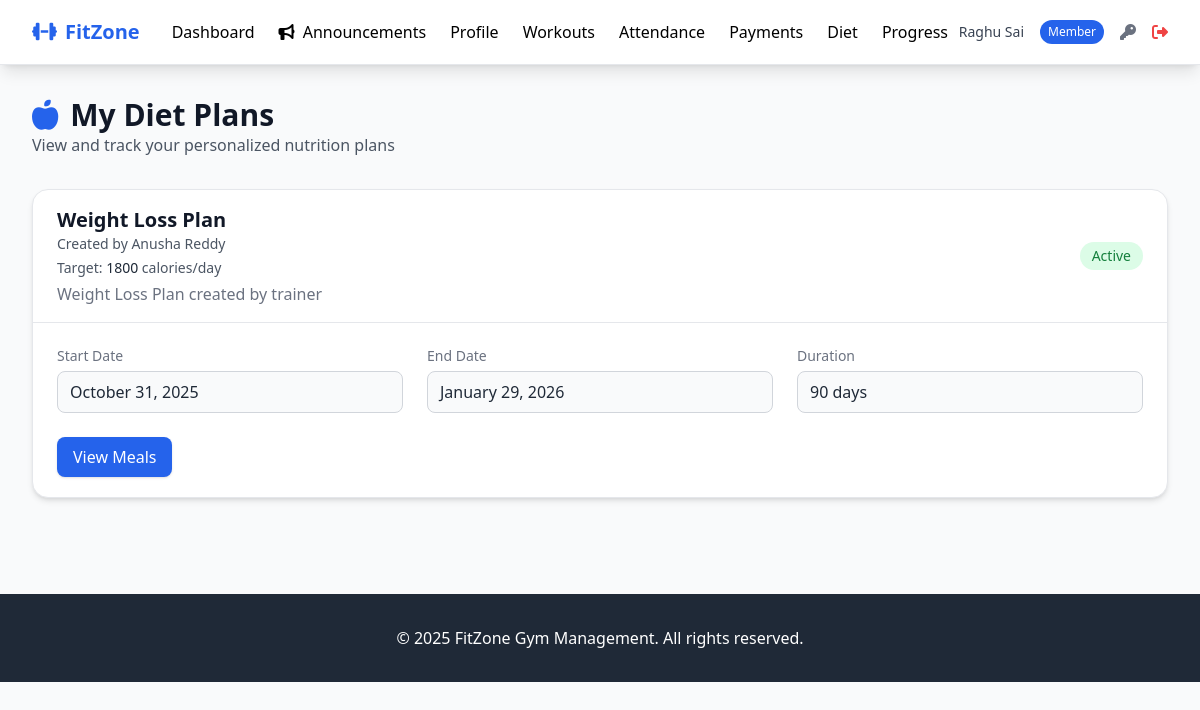
/member/diet (signed in), run on an earlier commit of the app's database.
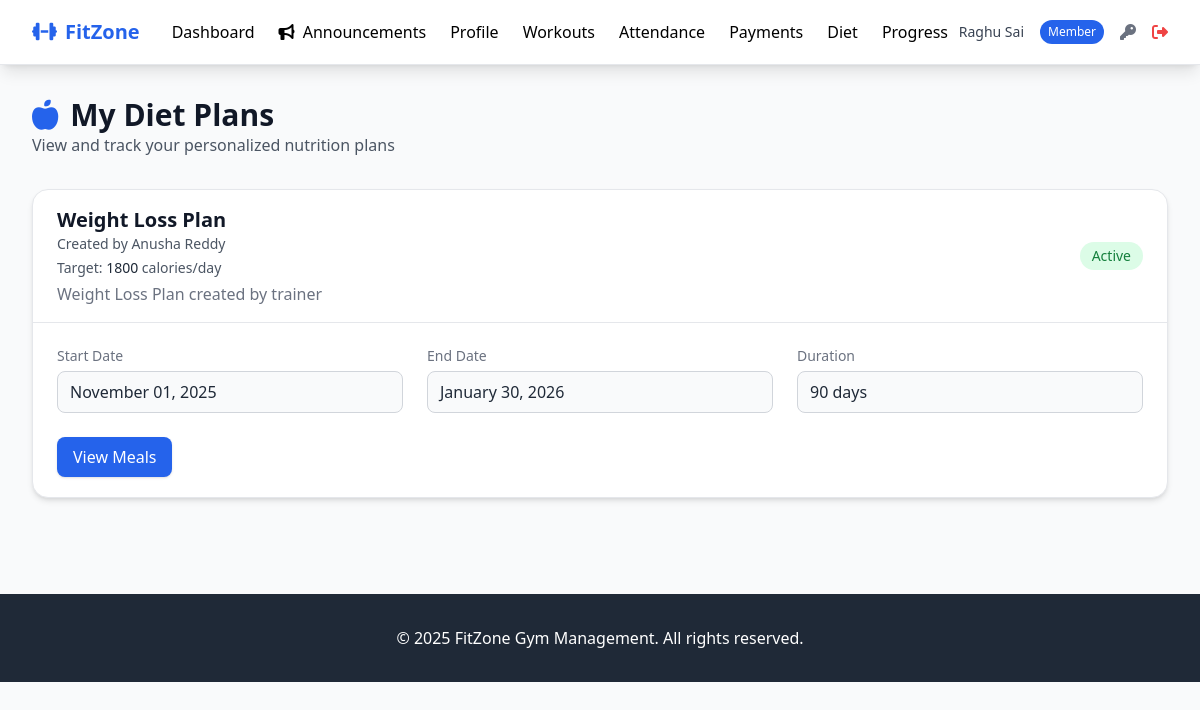
And on a later commit of the database.
### tables this page shows
CREATE TABLE diet_plans (
            id INTEGER PRIMARY KEY AUTOINCREMENT,
            member_id INTEGER NOT NULL,
            trainer_id INTEGER,
            name TEXT NOT NULL,
            description TEXT,
            total_calories INTEGER,
            start_date DATE,
            end_date DATE,
            is_active BOOLEAN DEFAULT 1,
            created_at TIMESTAMP DEFAULT CURRENT_TIMESTAMP,
            FOREIGN KEY (member_id) REFERENCES members (id),
            FOREIGN KEY (trainer_id) REFERENCES trainers (id)
        );

CREATE TABLE users (
            id INTEGER PRIMARY KEY AUTOINCREMENT,
            username TEXT UNIQUE NOT NULL,
            email TEXT UNIQUE NOT NULL,
            password_hash TEXT NOT NULL,
            role TEXT NOT NULL CHECK (role IN ('admin', 'member', 'trainer')),
            full_name TEXT NOT NULL,
            phone TEXT,
            is_active BOOLEAN DEFAULT 1,
            created_at TIMESTAMP DEFAULT CURRENT_TIMESTAMP,
            updated_at TIMESTAMP DEFAULT CURRENT_TIMESTAMP
            -- reset_token TEXT,
            -- reset_token_expires TEXT
        );

### app/routes/member_routes.py (the view)
@member_routes_bp.route('/diet')
@login_required
@member_required
def diet():
    try:
        user_id = session.get('user_id')
        if not user_id:
            current_app.logger.warning("No user_id in session when loading diet page.")
            flash('Please log in to view diet plans.')
            return redirect(url_for('auth.login'))
        member = Member.get_by_user_id(user_id)
        if not member:
            current_app.logger.warning("No member record for user_id=%s", user_id)
            flash('Member record not found.')
            return redirect(url_for('member.dashboard'))
        diet_plans = Diet.get_member_diet_plans(member.id)
        if not isinstance(diet_plans, list):
            current_app.logger.warning("Diet.get_member_diet_plans returned non-list: %r", diet_plans)
            diet_plans = []
        current_app.logger.debug("Rendering /diet: member_id=%s, plans=%d", member.id, len(diet_plans))
        return render_template('member/diet.html', diet_plans=diet_plans)
    except Exception as e:
        current_app.logger.exception("Error loading diet plans: %s", e)
        flash('Error loading diet plans')
        return redirect(url_for('member.dashboard'))

### app/models/database.py (called while the page is built)
def get_db_connection(db_path='gym_management.db'):
    conn = sqlite3.connect(db_path)
    conn.row_factory = sqlite3.Row
    conn.execute("PRAGMA foreign_keys = ON")
    return conn

def execute_query(query, params=(), db_path='gym_management.db', fetch=False):
    conn = get_db_connection(db_path)
    cursor = conn.cursor()
    try:
        cursor.execute(query, params)
        if fetch:
            result = cursor.fetchall()
            conn.close()
            return result
        else:
            conn.commit()
            last_id = cursor.lastrowid
            conn.close()
            return last_id
    except Exception as e:
        conn.close()
        try:
            from flask import current_app
            current_app.logger.error(f"DB Error: {e} | Query: {query} | Params: {params}")
        except:
            print(f"DB Error: {e} | Query: {query} | Params: {params}")
        raise

### app/models/diet.py (called while the page is built)
    @property
    def status(self):
        return 'active' if self.is_active else 'inactive'

### app/models/member.py (called while the page is built)
    @classmethod
    def _db_path(cls):
        return current_app.config.get('DATABASE_PATH', 'gym_management.db')

### app/templates/member/diet.html (shortened to what this page needs)
{% extends "base.html" %}
{% block content %}
<div class="mb-8">
    <h1 class="text-3xl font-bold text-gray-900 flex items-center gap-3">
        <i class="fas fa-apple-alt text-primary"></i>
        My Diet Plans
    </h1>
    <p class="text-gray-600">View and track your personalized nutrition plans</p>
</div>
{% if diet_plans and diet_plans|length > 0 %}
<div class="space-y-8">
    {% for diet in diet_plans %}
    <div class="bg-white rounded-2xl border border-gray-200 shadow-md hover:shadow-lg transition duration-200">
        <div class="px-6 py-4 border-b border-gray-200 flex justify-between items-center flex-wrap gap-2">
            <div>
                <h3 class="text-xl font-semibold text-gray-900">{{ diet.name or 'Untitled Plan' }}</h3>
                {% if diet.trainer_name %}
                <p class="text-sm text-gray-600">Created by {{ diet.trainer_name }}</p>
                {% endif %}
                {% if diet.total_calories %}
                <p class="text-gray-600 text-sm mt-1">Target:
                    <span class="font-medium text-gray-800">{{ diet.total_calories }}</span> calories/day
                </p>
                {% endif %}
                {% if diet.description %}
                <p class="text-gray-500 mt-1">{{ diet.description }}</p>
                {% endif %}
            </div>
            <span class="px-3 py-1 rounded-full text-sm font-medium
                {% if diet.status == 'active' %}
                    bg-green-100 text-green-700
                {% else %}
                    bg-yellow-100 text-yellow-700
                {% endif %}">
                {{ diet.status|title }}
            </span>
        </div>
        <div class="px-6 py-5">
            <div class="grid grid-cols-1 md:grid-cols-3 gap-6">
                <div>
                    <label class="text-sm text-gray-500">Start Date</label>
                    <div class="mt-1 px-3 py-2 border border-gray-300 rounded-lg bg-gray-50 font-medium text-gray-800">
                        {% if diet.start_date %}
                            {{ diet.start_date.strftime('%B %d, %Y') }}
                        {% else %}
                            -
                        {% endif %}
                    </div>
                </div>
                <div>
                    <label class="text-sm text-gray-500">End Date</label>
                    <div class="mt-1 px-3 py-2 border border-gray-300 rounded-lg bg-gray-50 font-medium text-gray-800">
                        {% if diet.end_date %}
                            {{ diet.end_date.strftime('%B %d, %Y') }}
                        {% else %}
                            Ongoing
                        {% endif %}
                    </div>
                </div>
                <div>
                    <label class="text-sm text-gray-500">Duration</label>
                    <div class="mt-1 px-3 py-2 border border-gray-300 rounded-lg bg-gray-50 font-medium text-gray-800">
                        {% if diet.start_date and diet.end_date %}
                            {% set days = (diet.end_date - diet.start_date).days %}
                            {{ days }} days
                        {% else %}
                            Ongoing
                        {% endif %}
                    </div>
                </div>
            </div>
            {% set toggle_id = 'meals-' ~ (diet.id if diet.id is not none else loop.index) %}
            <div class="mt-6">
                <button type="button"
                        class="px-4 py-2 bg-primary text-white rounded-lg shadow hover:bg-blue-700 transition"
                        onclick="document.getElementById('{{ toggle_id }}').classList.toggle('hidden')">
                    View Meals
                </button>
                    {% set meals = diet.meals if diet.meals is defined else [] %}
            </div>
        </div>
    </div>
    {% endfor %}
</div>
{% endif %}
{% endblock %}

What changed in the data, as far as the page shows it:
changed diet_plans "Weight Loss Plan": start_date "October 31, 2025" → "November 01, 2025"; end_date "January 29, 2026" → "January 30, 2026"
